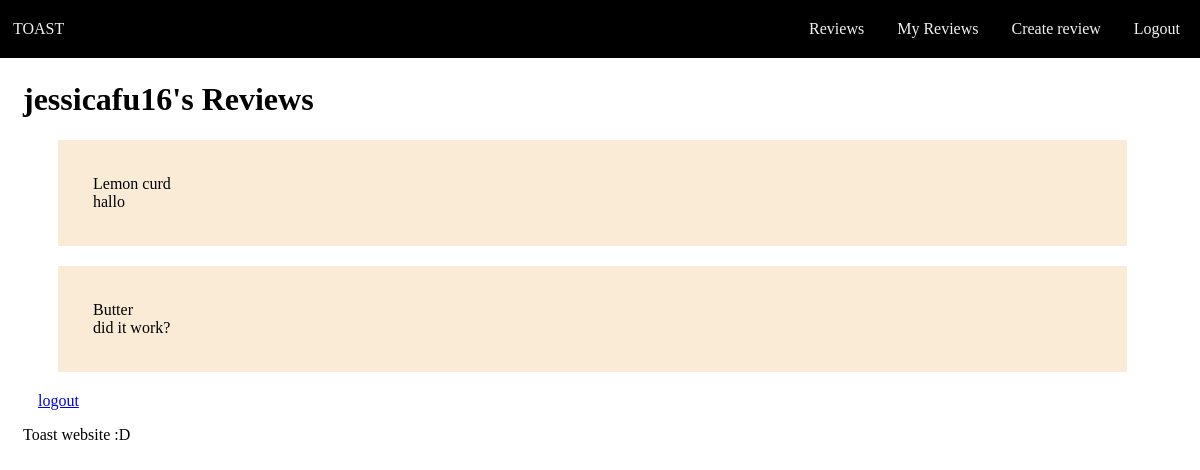
The page /my_reviews (signed in) on the database as committed earlier.
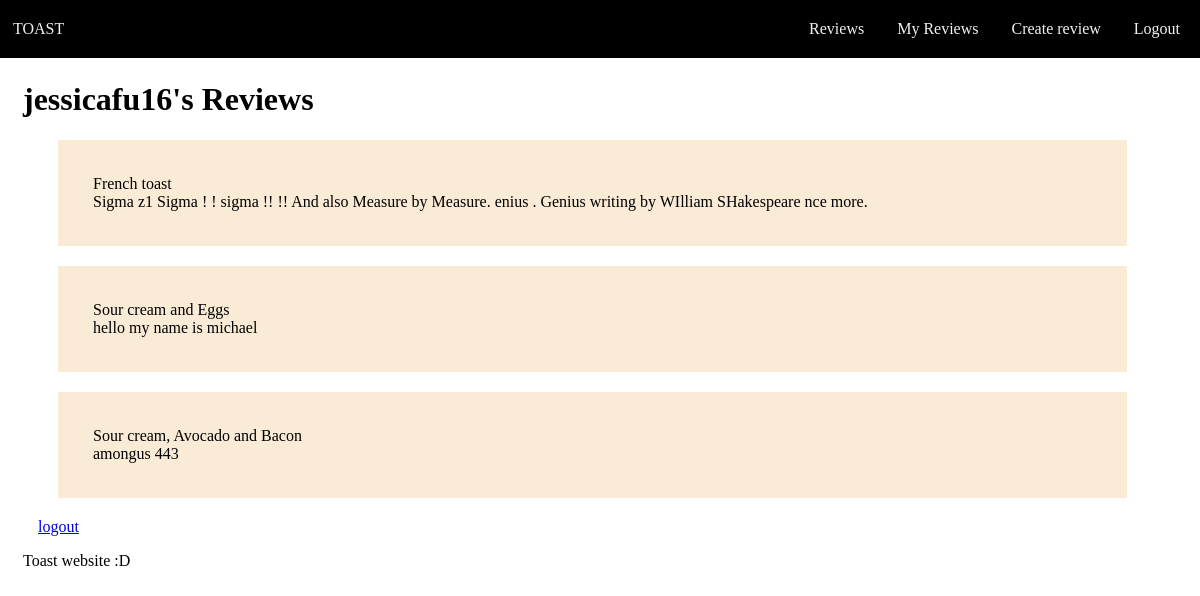
The same page on the database as committed later.
### tables this page shows
CREATE TABLE Reviews (id INTEGER PRIMARY KEY AUTOINCREMENT, user_id INTEGER REFERENCES Users (id), review TEXT NOT NULL, toast_id, approval INTEGER);

CREATE TABLE Toast (id INTEGER PRIMARY KEY AUTOINCREMENT, description TEXT NOT NULL);

### routes.py (the view)
@app.route('/my_reviews')
def my_reviews():
    if 'username' not in session or session['username'] is None:
        return redirect(url_for('login'))
    else:
        query = "SELECT t.description, r.review, t.id FROM reviews AS r JOIN Users as u ON r.user_id = u.id join Toast AS t ON t.id = r.toast_id WHERE username = ?"
        username = session["username"]
        reviews = reversed(sql_queries(query, 1, (username, )))
        return render_template('my_reviews.html', reviews=reviews, username=username)

### routes.py (called while the page is built)
def sql_queries(query, option, data=None):
    connection = sqlite3.connect('toast.db')
    cursor = connection.cursor()
    if data:
        cursor.execute(query, data)
    else:
        cursor.execute(query)
    if option == 0:
        result = cursor.fetchone()
        return result
    elif option == 1:
        result = cursor.fetchall()
        return result
    else:
        connection.commit()
    connection.close()

### templates/my_reviews.html
{% extends 'layout.html' %}
{% block h1 -%}{{ username }}'s Reviews{%- endblock %}
    {% block main -%}
    <div class="gridContainer">
        {% for review in reviews %}
        <div class="gridItem">
            {{ review[0] }}
            <br>
            {{ review[1] }}
            <br>
            <a class="my_reviews_buttons" href="/delete_reviews">delete</a><a class="my_reviews_buttons" href="/update_reviews">update</a>
        </div>
        {% endfor %}
        <a href="/logout">logout</a>
    </div>
    {%- endblock %}

### templates/layout.html (shortened to what this page needs)
<!DOCTYPE html>
<html lang="en">
    <head>
        <link rel="stylesheet" href="static/style.css">
    </head>
    <body>
        <header>
            <h1>
                <br>
                {% block h1 %}{% endblock %}
            </h1>
        </header>
        <navbar>
            <div>
                <a href="/" id="nav_toast">TOAST</a>
                <a href="/login" class="object">Login</a>
                <a href="/signup" class="object">Signup</a>
                <a href="/reviews" class="object">Reviews</a>
                <a href="/" class="object">Home</a>
            </div>
        </navbar>
    {% if session['username'] %}
        <navbar>
            <div>
                <a href="/" id="nav_toast">TOAST</a>
                <a href="/logout" class="object">Logout</a>
                <a href="/create_reviews" class="object">Create review</a>
                <a href="/my_reviews" class="object">My Reviews</a>
                <a href="/reviews" class="object">Reviews</a>
            </div>
        </navbar>
    {% endif %}
        <main>
            {% block main %}
            {% endblock %}
        </main>
        <footer>
            <p>Toast website :D</p>
        </footer>
    </body>
</html>

### static/style.css (style rules this page uses)
body { word-wrap: break-word; padding:15px; }
div { background-color: #000000; padding-right: 94.7%; position: fixed; top: 0; left: 0; right: 0; width: 100%; z-index: 100; }
.object { float: right; display: block; color: #f2f2f2; text-align: center; text-decoration: none; padding: 20px; padding-left: 13px; font-size: 16px; font-family: 'Arvo'; }
#nav_toast { float: left; display: block; color: #f2f2f2; text-align: center; text-decoration: none; padding: 20px; padding-left: 13px; font-size: 16px; font-family: 'Arvo' }
div.gridContainer { z-index:0; background-color:transparent; padding-right:15px; position:relative; top:auto; left:auto; right:auto; width:auto; margin:15px; }
.gridItem { z-index:0; background-color:antiquewhite; margin:20px; position: relative; top: auto; left:auto; right:auto; width:auto; padding:35px; }
.my_reviews_buttons { padding-left:10px; float:right; color:transparent; }

Rows that differ between the two databases and show on the page:
removed Reviews: description "Lemon curd", review "hallo"
removed Reviews: description "Butter", review "did it work?"
added Reviews: description "French toast", review "Sigma z1 Sigma ! ! sigma !! !! And also Measure by Measure. enius . Genius writing by WIlliam SHakespeare nce more."
added Reviews: description "Sour cream and Eggs", review "hello my name is michael"
added Reviews: description "Sour cream, Avocado and Bacon", review "amongus 443"
